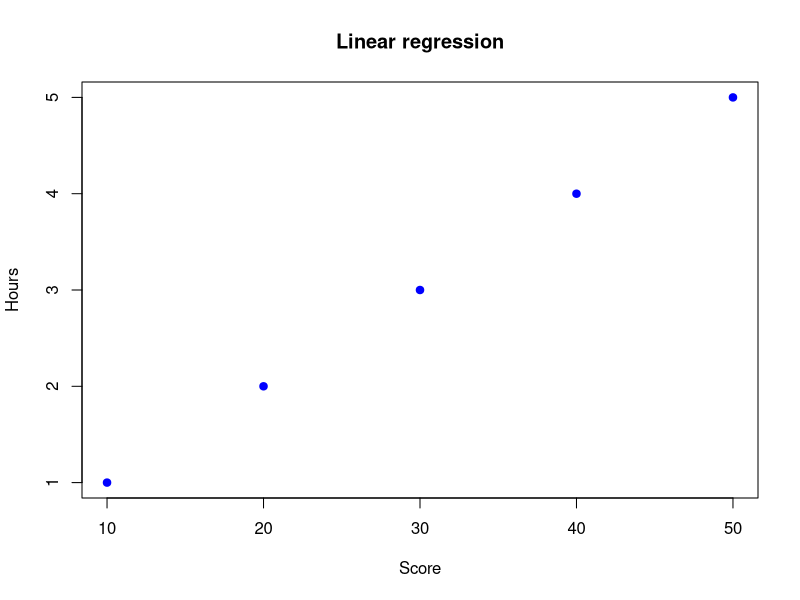

Here is the R script that generated this plot:
data=data.frame(Hours=c(1,2,3,4,5),Score=c(10,20,30,40,50))
print(data)
model=lm(Score~Hours,data=data)
summary(model)
pred=predict(model)
print(pred)
new=data.frame(Hours=7)
newpre=predict(model,new)
print(newpre)
plot(data$Score,data$Hours,main="Linear regression",pch=19,col="blue",xlab="Score",ylab="Hours")
abline(model,col="red",lwd=2)
